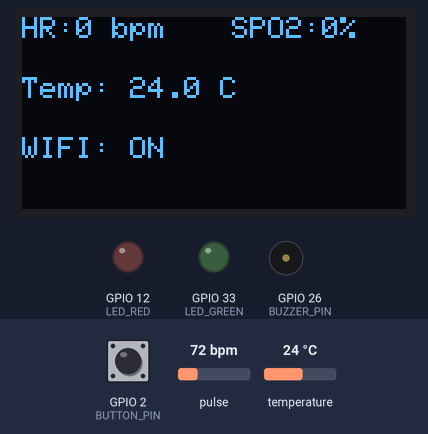
The sketch below on a simulated ESP32. Shown: 128×64 one-colour display, output pins drawn as LEDs (lit = HIGH), buzzer (waves = sounding, pin HIGH). The test bench sets the inputs (shaded band); at power-on: GPIO 2 (BUTTON_PIN) HIGH, temperature 24 °C, pulse 72 bpm. WiFi joins after 1.5 s; servers stay silent unless stated; what the sketch prints to the serial monitor is not drawn.

Above: at 2.8 s.
2.9 s: GPIO 2 (BUTTON_PIN) pulled LOW for 1 s
At 4.3 s:
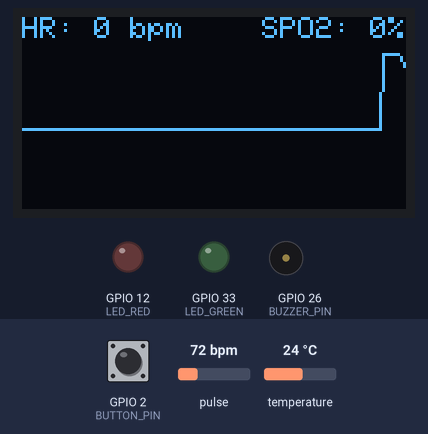
6.8 s: GPIO 2 (BUTTON_PIN) pulled LOW for 0.15 s
At 7.6 s:
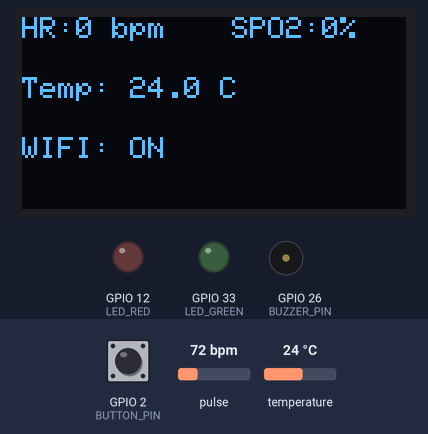
8.7 s: temperature set to 12 °C
At 9.4 s:
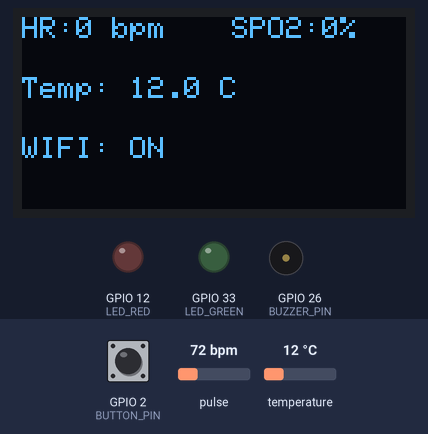
10.4 s: temperature set to 19 °C
12.1 s: temperature set to 28 °C
At 13.0 s:
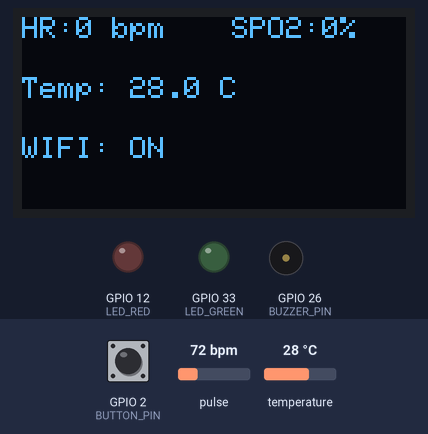
Timing chart, 0 to 39.8 s (numbered marks = the images above; inputs shaded):
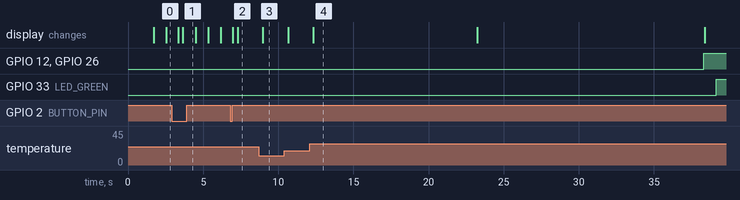

The sketch:

Nhom_31.ino
```cpp
#include <WiFi.h>
#include <AsyncTCP.h>
#include <ESPAsyncWebServer.h>
#include <Wire.h>
#include "MAX30105.h"
#include <OneWire.h>
#include <DallasTemperature.h>
#include <Adafruit_GFX.h>
#include <Adafruit_SSD1306.h>

// ==========================================
// 1. CẤU HÌNH WIFI
// ==========================================
const char* ssid = "Dvc";
const char* password = "99999999";
#define WIFI_BOOT_TIMEOUT 7000
#define RECONNECT_INTERVAL 10000

// ==========================================
// 2. CẤU HÌNH CHÂN & THÔNG SỐ
// ==========================================
#define ONE_WIRE_BUS 4
#define BUTTON_PIN 2
#define BUZZER_PIN 26
#define LED_RED    12
#define LED_GREEN  33

#define SERIAL_BAUD 115200
#define ADC_MAX     262143.0f   // 18-bit ADC
#define VREF        3.3f        // 3.3V Logic

// ==========================================
// 3. CẤU HÌNH THUẬT TOÁN
// ==========================================
#define SAMPLE_RATE 100     // 100Hz
#define BUFFER_SIZE 100     // Cửa sổ tính SpO2
#define HR_WINDOW 50        // Cửa sổ thống kê HR
#define FINGER_THRESHOLD 50000

// ==========================================
// 4. KHỞI TẠO ĐỐI TƯỢNG
// ==========================================
OneWire oneWire(ONE_WIRE_BUS);
DallasTemperature sensors(&oneWire);

#define SCREEN_WIDTH 128
#define SCREEN_HEIGHT 64
#define OLED_ADDR 0x3C
Adafruit_SSD1306 display(SCREEN_WIDTH, SCREEN_HEIGHT, &Wire, -1);

MAX30105 particleSensor;
AsyncWebServer server(80);
AsyncWebSocket ws("/ws");

// ==========================================
// 5. BIẾN TOÀN CỤC
// ==========================================
// --- SpO2 Buffers ---
uint32_t rawRedBuffer[BUFFER_SIZE];
uint32_t rawIRBuffer[BUFFER_SIZE];
int bufferIndex = 0;

// --- Kết quả đo (Global) ---
float finalSPO2 = 0;
int finalBPM = 0;
float spo2History[5];
int spo2HistIdx = 0;
float bpmHistory[5];
int bpmHistIdx = 0;

// --- Biến thuật toán HR ---
float filteredSignal = 0;
float filterBuf[HR_WINDOW];
int filterIdx = 0;
float hp_prev_in = 0, hp_prev_out = 0, lp_prev_out = 0;
float lastSignal = 0, beforeLastSignal = 0;
unsigned long lastPeakTime = 0;

// --- Biến hệ thống ---
long irValue = 0;
long redValue = 0;
float temperatureC = 0;
unsigned long lastSend = 0;
bool showWave = false;
bool lastButtonState = HIGH;
bool wifiConnected = false;
unsigned long lastReconnectAttempt = 0;
unsigned long lastOledFrame = 0;

// --- Biến vẽ sóng OLED ---
#define WAVE_WIDTH 128
#define WAVE_MIN_Y 12
#define WAVE_MAX_Y 63
#define WAVE_HEIGHT (WAVE_MAX_Y - WAVE_MIN_Y)
#define WAVE_CENTER (WAVE_MIN_Y + (WAVE_HEIGHT / 2))
float currentScale = 80.0;
float targetScale = 80.0;
uint8_t waveBuffer[WAVE_WIDTH];
uint8_t waveX = 0;

// Nguyên mẫu hàm
void updateOLED();
void setupWiFiBoot();
void handleWiFiReconnection();
void setupMAX30102();
void sendDataToWeb();
float bandpassFilter(float input);
void calculateSpO2_Custom();

// ==========================================
// SETUP
// ==========================================
void setup() {
  Serial.begin(SERIAL_BAUD);
  Wire.begin();
  Wire.setClock(400000);

  pinMode(LED_RED, OUTPUT);
  pinMode(LED_GREEN, OUTPUT);
  pinMode(BUZZER_PIN, OUTPUT);
  pinMode(BUTTON_PIN, INPUT_PULLUP);
  digitalWrite(LED_RED, LOW); digitalWrite(LED_GREEN, LOW); digitalWrite(BUZZER_PIN, LOW);

  if (!display.begin(SSD1306_SWITCHCAPVCC, OLED_ADDR)) {
    Serial.println(F("OLED Error")); while (1);
  }

  // Init buffers
  for(int i=0; i<WAVE_WIDTH; i++) waveBuffer[i] = WAVE_CENTER;
  for(int i=0; i<5; i++) { spo2History[i] = 98.0; bpmHistory[i] = 70.0; }

display.clearDisplay();
display.setTextSize(1);
display.setTextColor(SSD1306_WHITE);

const char* text = "SYSTEM START";
int16_t textWidth = strlen(text) * 6;   // size 1 → 6px/ký tự
int16_t textHeight = 8;

int16_t x = (128 - textWidth) / 2;
int16_t y = (64 - textHeight) / 2;

display.setCursor(x, y);
display.print(text);
display.display();
delay(100);


  setupWiFiBoot();
  setupMAX30102();
  sensors.begin();

  ws.onEvent([](AsyncWebSocket *server, AsyncWebSocketClient *client, AwsEventType type, void *arg, uint8_t *data, size_t len) {});
  server.addHandler(&ws);
  server.begin();
}

// ==========================================
// LOOP
// ==========================================
void loop() {
  ws.cleanupClients();
  unsigned long currentMillis = millis();
  handleWiFiReconnection();

  // Nút bấm
  bool btn = digitalRead(BUTTON_PIN);
  if (lastButtonState == HIGH && btn == LOW) {
    showWave = !showWave;
    display.clearDisplay(); display.display(); delay(250);
  }
  lastButtonState = btn;

  // --- QUAN TRỌNG: Đọc và Xử lý ---
  particleSensor.check();

  while (particleSensor.available()) {
    uint32_t rawIR = particleSensor.getIR();
    uint32_t rawRed = particleSensor.getRed();
    particleSensor.nextSample();

    irValue = rawIR;
    redValue = rawRed;

    // Tính toán Vt (Điện áp tương tự)
    float Vt = ((float)rawIR / ADC_MAX) * VREF;
    unsigned long nowMicros = micros();

    // --- THUẬT TOÁN XỬ LÝ (Trên ESP32) ---
    if (rawIR > FINGER_THRESHOLD) {
        // 1. Lọc tín hiệu
        filteredSignal = bandpassFilter((float)rawIR);

        // 2. Tính ngưỡng động
        filterBuf[filterIdx] = filteredSignal;
        filterIdx = (filterIdx + 1) % HR_WINDOW;
        float sum = 0; for(int i=0; i<HR_WINDOW; i++) sum += filterBuf[i];
        float mean = sum / HR_WINDOW;
        float sumSq = 0; for(int i=0; i<HR_WINDOW; i++) sumSq += pow(filterBuf[i] - mean, 2);
        float stdDev = sqrt(sumSq / HR_WINDOW);
        float threshold = mean + (0.6 * stdDev);

        // 3. Phát hiện đỉnh tim (BPM)
        bool isPeak = false;
        if (lastSignal > threshold && lastSignal > beforeLastSignal && lastSignal > filteredSignal) {
            if (currentMillis - lastPeakTime > 300) {
                isPeak = true;
                long interval = currentMillis - lastPeakTime;
                lastPeakTime = currentMillis;
                float instantBPM = 60000.0 / interval;

                if (instantBPM > 40 && instantBPM < 200) {
                    bpmHistory[bpmHistIdx] = instantBPM;
                    bpmHistIdx = (bpmHistIdx + 1) % 5;
                    float bpmSum = 0; for(int i=0; i<5; i++) bpmSum += bpmHistory[i];
                    finalBPM = (int)(bpmSum / 5);

                    // Hiệu ứng Bíp/Led
                    digitalWrite(BUZZER_PIN, HIGH); digitalWrite(LED_RED, HIGH);
                }
            }
        }
        if (!isPeak && currentMillis - lastPeakTime > 50) {
            digitalWrite(BUZZER_PIN, LOW); digitalWrite(LED_RED, LOW);
        }
        beforeLastSignal = lastSignal; lastSignal = filteredSignal;

        // 4. Tính SpO2 (Accumulate Buffer)
        rawRedBuffer[bufferIndex] = rawRed;
        rawIRBuffer[bufferIndex] = rawIR;
        bufferIndex++;
        if (bufferIndex >= BUFFER_SIZE) {
            calculateSpO2_Custom();
            bufferIndex = 0;
        }
    } else {
        // Reset khi rút tay
        finalBPM = 0; finalSPO2 = 0; filteredSignal = 0;
        hp_prev_in = rawIR; hp_prev_out = 0; lp_prev_out = 0;
        bufferIndex = 0; Vt = 0;
        digitalWrite(BUZZER_PIN, LOW); digitalWrite(LED_RED, LOW);
    }

    // =================================================================
    // [QUAN TRỌNG] GỬI SERIAL DATA CHO WINFORM (Định dạng CSV MỚI)
    // Cấu trúc: t_us, IR, Red, Vt, BPM, SpO2
    // =================================================================
    Serial.print(nowMicros);
    Serial.print(",");
    Serial.print(rawIR);
    Serial.print(",");
    Serial.print(rawRed);
    Serial.print(",");
    Serial.print(Vt, 4);      // Gửi Vt để Winform vẽ sóng
    Serial.print(",");
    Serial.print(finalBPM);   // Gửi BPM đã tính
    Serial.print(",");
    Serial.println(finalSPO2, 1); // Gửi SpO2 đã tính

    // --- Cập nhật sóng OLED (Auto Zoom) ---
    float displayVal = filteredSignal;
    if (abs(displayVal) > 10) {
         targetScale = (abs(displayVal) * 2.5) / (WAVE_HEIGHT / 2.0);
         if (targetScale < 10) targetScale = 10;
    }
    currentScale = 0.9 * currentScale + 0.1 * targetScale;
    int16_t plottedY = WAVE_CENTER - (displayVal / currentScale);
    if (plottedY < WAVE_MIN_Y) plottedY = WAVE_MIN_Y; if (plottedY > WAVE_MAX_Y) plottedY = WAVE_MAX_Y;
    waveBuffer[waveX] = (uint8_t)plottedY; waveX = (waveX + 1) % WAVE_WIDTH;
  }

  // --- Tác vụ chạy định kỳ (Web & OLED) ---
  if (currentMillis - lastOledFrame > 30) {
      updateOLED();
      lastOledFrame = currentMillis;
  }

  if (currentMillis - lastSend > 500) {
    sensors.requestTemperatures();
    temperatureC = sensors.getTempCByIndex(0);
    sendDataToWeb(); // Gửi Web

    // Đèn xanh báo hiệu OK
    if (finalSPO2 >= 95 && finalBPM > 50) digitalWrite(LED_GREEN, HIGH); else digitalWrite(LED_GREEN, LOW);
    lastSend = currentMillis;
  }
}

// ==========================================
// CÁC HÀM XỬ LÝ PHỤ TRỢ
// ==========================================

// Hàm tính SpO2 (Dựa trên tỷ lệ R = AC/DC)
void calculateSpO2_Custom() {
    uint32_t minRed = 999999, maxRed = 0;
    uint32_t minIR = 999999, maxIR = 0;
    for (int i = 0; i < BUFFER_SIZE; i++) {
        if (rawRedBuffer[i] < minRed) minRed = rawRedBuffer[i];
        if (rawRedBuffer[i] > maxRed) maxRed = rawRedBuffer[i];
        if (rawIRBuffer[i] < minIR) minIR = rawIRBuffer[i];
        if (rawIRBuffer[i] > maxIR) maxIR = rawIRBuffer[i];
    }
    float acRed = maxRed - minRed; float dcRed = minRed;
    float acIR = maxIR - minIR; float dcIR = minIR;

    if (dcRed != 0 && dcIR != 0 && acIR > 0) {
        float R = (acRed / dcRed) / (acIR / dcIR);
        float spo2Calc = -45.060 * R * R + 30.354 * R + 94.845;
        if (spo2Calc > 100) spo2Calc = 100; if (spo2Calc < 0) spo2Calc = 0;

        spo2History[spo2HistIdx] = spo2Calc;
        spo2HistIdx = (spo2HistIdx + 1) % 5;
        float sumSpo2 = 0; for(int i=0; i<5; i++) sumSpo2 += spo2History[i];
        finalSPO2 = sumSpo2 / 5.0;
    }
}

float bandpassFilter(float input) {
    float hp_out = 0.95 * (hp_prev_out + input - hp_prev_in);
    hp_prev_in = input; hp_prev_out = hp_out;
    float lp_out = 0.25 * hp_out + 0.75 * lp_prev_out;
    lp_prev_out = lp_out;
    return lp_out;
}

void setupMAX30102() {
  if (!particleSensor.begin(Wire, I2C_SPEED_STANDARD)) {
    Serial.println(F("MAX30102 Error")); while (1);
  }
  particleSensor.setup(30, 1, 2, 100, 411, 4096); // chỉnh độ sáng đèn led
  particleSensor.clearFIFO();
}

void setupWiFiBoot() {
  WiFi.mode(WIFI_STA); WiFi.setAutoReconnect(true); WiFi.begin(ssid, password);
  unsigned long start = millis();
  while (WiFi.status() != WL_CONNECTED && millis() - start < WIFI_BOOT_TIMEOUT) delay(500);
  wifiConnected = (WiFi.status() == WL_CONNECTED);
}

void handleWiFiReconnection() {
  if (WiFi.status() != WL_CONNECTED && wifiConnected) wifiConnected = false;
  if (WiFi.status() == WL_CONNECTED && !wifiConnected) wifiConnected = true;
  if (!wifiConnected && millis() - lastReconnectAttempt > RECONNECT_INTERVAL) {
    WiFi.disconnect(); WiFi.reconnect(); lastReconnectAttempt = millis();
  }
}

void sendDataToWeb() {
  String json = "{\"bpm\":" + String(finalBPM) +
                ",\"spo2\":" + String(finalSPO2, 1) +
                ",\"temp\":" + String(temperatureC, 1) +
                ",\"ir\":" + String(irValue) + "}";
  if (wifiConnected) ws.textAll(json);
}

void updateOLED() {
  display.clearDisplay();

  if (!showWave) {
    // ===== CHẾ ĐỘ HIỂN THỊ SỐ =====
    display.setTextSize(1);
    display.setTextColor(SSD1306_WHITE);

    // --- HÀNG 1: HR ---
    display.setCursor(0, 0);
    display.print(F("HR:"));
    display.print(finalBPM);
    display.print(F(" bpm"));

    // --- HÀNG 1: SPO2 ---
    display.setCursor(70, 0);
    display.print(F("SPO2:"));
    display.print(finalSPO2, 0);
    display.print(F("%"));

    // --- HÀNG 2: NHIỆT ĐỘ ---
    display.setCursor(0, 20);
    display.print(F("Temp: "));
    display.print(temperatureC, 1);
    display.print(F(" C"));

    // --- HÀNG 3: WIFI ---
    display.setCursor(0, 40);
    display.print(wifiConnected ? F("WIFI: ON") : F("WIFI: OFF"));

  } else {
    // ===== CHẾ ĐỘ HIỂN THỊ SÓNG PPG =====
    for (int i = 1; i < WAVE_WIDTH; i++) {
      display.drawLine(
        i - 1,
        waveBuffer[(waveX + i - 1) % WAVE_WIDTH],
        i,
        waveBuffer[(waveX + i) % WAVE_WIDTH],
        SSD1306_WHITE
      );
    }
  // ===== THANH THÔNG TIN TRÊN CÙNG =====
display.fillRect(0, 0, 128, 10, SSD1306_BLACK);
display.setTextSize(1);
display.setTextColor(SSD1306_WHITE);

// --- GÓC TRÁI: HR ---
display.setCursor(0, 0);
display.print(F("HR: "));
display.print(finalBPM);
display.print(F(" bpm"));

// --- GÓC PHẢI: SPO2 ---
int spo2 = (int)finalSPO2;
int spo2Digits = (spo2 >= 100) ? 3 : (spo2 >= 10) ? 2 : 1;
int spo2Width = 6 * (6 + spo2Digits + 1);
// "SPO2: " (6) + số + "%"(1)

display.setCursor(128 - spo2Width, 0);
display.print(F("SPO2: "));
display.print(spo2);
display.print(F("%"));
  }

  display.display();
}
```

Measured:
- after the input at 2.9 s, the display: first changes after 0.43 s (image 1 shows a later state)
- after the input at 6.8 s, the display: first changes after 0.17 s (image 2 shows a later state)
- after the input at 8.7 s, the display: changes after 0.27 s (image 3)
